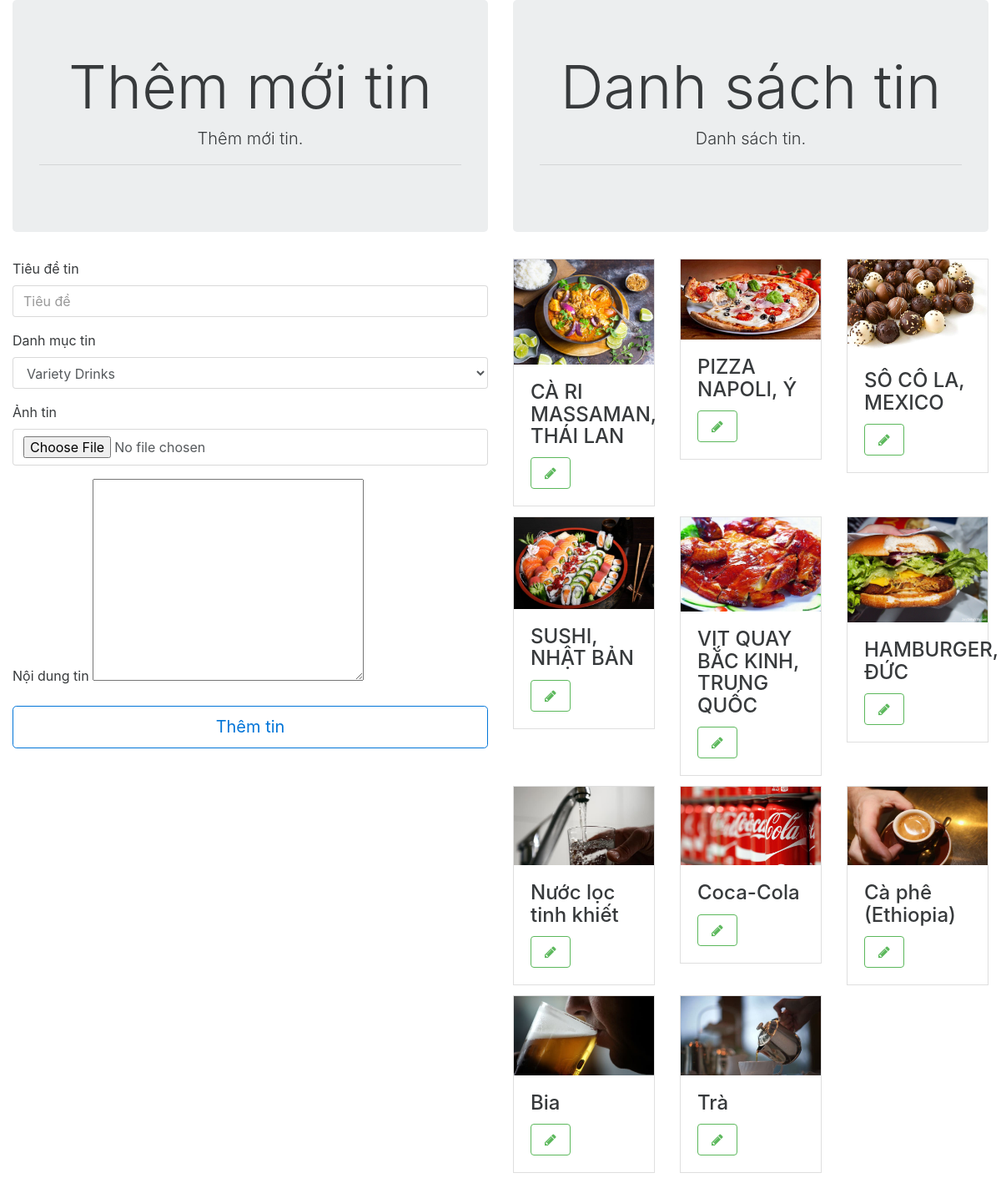
The page /index.php/tin/quanlytin on the database its author committed.
### tables this page shows
CREATE TABLE `tintuc` (
  `id` int(11) NOT NULL,
  `tieude` varchar(255) NOT NULL,
  `iddanhmuc` int(11) NOT NULL,
  `anhtin` text NOT NULL,
  `noidung` text NOT NULL
);

### application/controllers/Tin.php (called while the page is built, shortened)
<?php if ( ! defined('BASEPATH')) exit('No direct script access allowed');
class Tin extends CI_Controller {
	public function __construct()
	{
		$this->load->model('tin_model');
	}
	public function quanlytin()
	{
		$dl1 = $this->tin_model->loadDanhsach();
		$dl2 = $this->tin_model->loadDanhSachTin();
		$dulieu = array(
			'dulieudanhmuc' => $dl1,
			'dulieutin' => $dl2
		 );
		$this->load->view('tin_view',$dulieu);
	}
}

### index.php (called while the page is built, shortened)
<?php
require_once BASEPATH.'core/CodeIgniter.php';

### application/models/tin_model.php (called while the page is built, shortened)
<?php if ( ! defined('BASEPATH')) exit('No direct script access allowed');
class Tin_model extends CI_Model {
	public function loadDanhsach()
	{
		$this->db->select('*');
		$dl = $this->db->get('danhmuctin');
		$dl = $dl->result_array();
		return $dl;
	}
	public function loadDanhSachTin()
	{
		$this->db->select('*');
		$dl = $this->db->get('tintuc');
		$dl = $dl->result_array();
		return $dl ;
	}
}

### application/views/tin_view.php (the view, shortened to what this page needs)
<!DOCTYPE html>
<html lang="en">
<head>
	<link rel="stylesheet" href="<?= base_url() ?>/vendor/bootstrap.css">
	<link rel="stylesheet" href="<?= base_url() ?>/vendor/font-awesome.css">
 	<link rel="stylesheet" href="<?= base_url() ?>/1.css">
</head>
<body>
	<div class="container-fluid">
		<div class="row">
			<div class="col-sm-6 themmoi">
					<div class="jumbotron text-xs-center">
							<h1 class="display-3">Thêm mới tin</h1>
							<p class="lead">Thêm mới tin.</p>
							<hr class="m-y-md">
						</div>
					<div class="formthemmoi">
						<form action="<?= base_url(); ?>tin/themmoitin" method="post" enctype="multipart/form-data">
							<fieldset class="form-group">
								<label for="formGroupExampleInput">Tiêu đề tin</label>
								<input name="tieude" type="text" class="form-control" id="formGroupExampleInput" placeholder="Tiêu đề ">
							</fieldset>
							<fieldset class="form-group">
								<label for="formGroupExampleInput">Danh mục tin</label>
								<select name="iddanhmuc" id="" class="form-control">
									<?php foreach ($dulieudanhmuc as $value): ?>
										<option value="<?= $value['id'] ?>">  <?= $value['tendanhmuc'] ?>  </option>
									<?php endforeach ?>
								</select>
                            </fieldset>
                            <fieldset class="form-group">
								<label for="formGroupExampleInput">Ảnh tin</label>
								<input name="anhtin" type="file" class="form-control" placeholder="Ảnh tin ">
							</fieldset>
							<fieldset class="form-group">
								<label for="formGroupExampleInput">Nội dung tin</label>
								<textarea name="noidungtin" id="noidungtin" class="noidungtin" cols="30" rows="10">
								</textarea>
							</fieldset>
							<fieldset class="form-group">
								<input type="submit" class="btn btn-outline-primary btn-block btn-lg" value="Thêm tin ">
							</fieldset>
						</form>
					</div>
			</div>
			<div class="col-sm-6 danhsach">
						<div class="jumbotron text-xs-center">
							<h1 class="display-3">Danh sách tin</h1>
							<p class="lead">Danh sách tin.</p>
							<hr class="m-y-md">
						</div>
				<div class="row">
					<div class="card-group">
					<?php foreach ($dulieutin as $value): ?>
							<div class="col-sm-4">
								<div class="card">
								<?php
									if(empty($value['anhtin'])){
								 ?>
									<img class="card-img-top img-fluid" src="http://placehold.it/700x300" alt="Card image cap">
								 <?php }
								 else { ?>
									<img class="card-img-top img-fluid" src="<?= $value['anhtin'] ?>" alt="Card image cap">
									<?php } ?>
									<div class="card-block">
										<h4 class="card-title"><?= $value['tieude'] ?></h4>
				                    <a href="<?= base_url(); ?>/tin/suatin/<?= $value['id'] ?>" class="btn btn-outline-success sua"><i class="fa fa-pencil"></i></a>
									</div>
								</div>
							</div>
					<?php endforeach ?>
					</div>
				</div>
			</div>
		</div>
	</div>
</body>
</html>

### 1.css (style rules this page uses)
* { margin: 0; padding: 0; }

### rows shown on the page
tintuc: anhtin (picture), tieude "CÀ RI MASSAMAN, THÁI LAN"
tintuc: anhtin (picture), tieude "PIZZA NAPOLI, Ý"
tintuc: anhtin (picture), tieude "SÔ CÔ LA, MEXICO"
tintuc: anhtin (picture), tieude "SUSHI, NHẬT BẢN"
tintuc: anhtin (picture), tieude "VỊT QUAY BẮC KINH, TRUNG QUỐC"
tintuc: anhtin (picture), tieude "HAMBURGER, ĐỨC"
tintuc: anhtin (picture), tieude "Nước lọc tinh khiết"
tintuc: anhtin (picture), tieude "Coca-Cola"
tintuc: anhtin (picture), tieude "Cà phê (Ethiopia)"
tintuc: anhtin (picture), tieude "Bia"
tintuc: anhtin (picture), tieude "Trà"

### other values the page prints
form field iddanhmuc "Variety Drinks"
